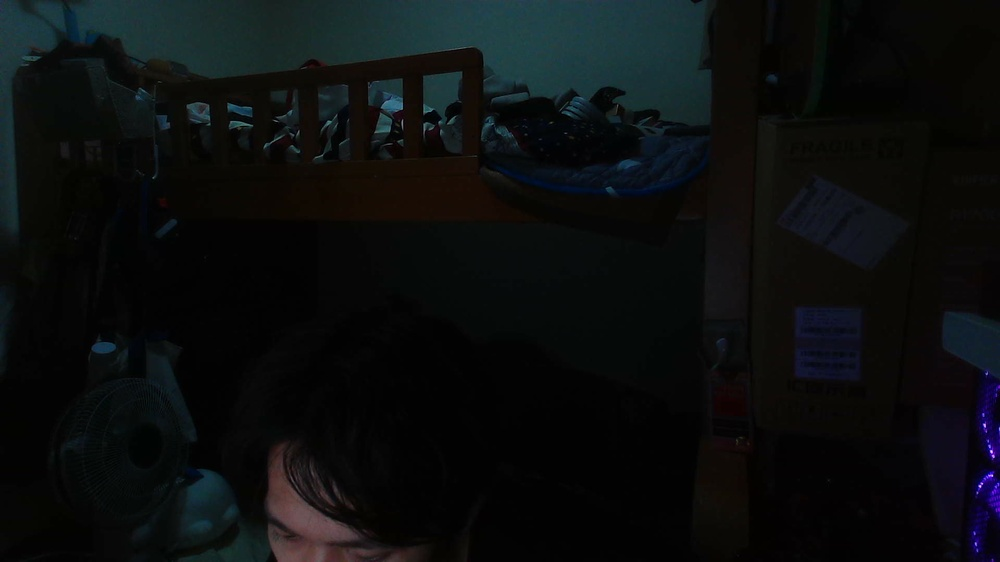
#> input picture aris_brain/cam_photo.jpg, 1000 x 562 px, shrunk from 1920 x 1080 before the run
$ python _analyze_img.py cam_photo.jpg
#> lines starting #> are read from the running program, lines starting #| are printed output that depends on the picture
"""分析图片特征"""
import sys, os, json
from PIL import Image
import numpy as np

path = sys.argv[1]
img = Image.open(path).convert("L")
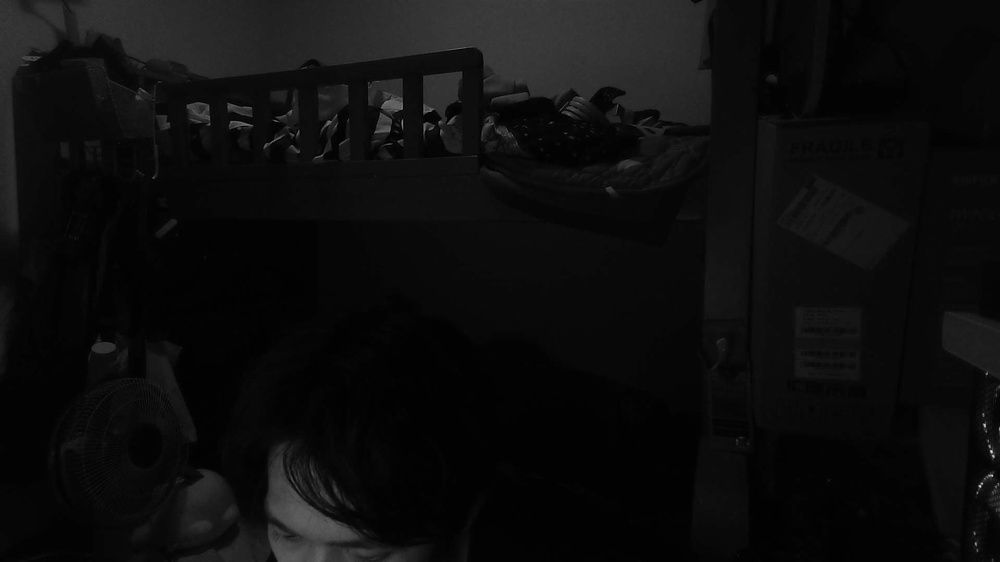
#> img: PIL image 1000x562 L; min 0, max 223, mean 13.2
arr = np.array(img)

white = int((arr > 200).sum())
#> white = 4
black = int((arr < 50).sum())
#> black = 537054
total = arr.size
#> total = 562000

result = {
    "path": path,
    "size": img.size,
    "white_pct": round(white / total * 100, 1),
    "black_pct": round(black / total * 100, 1),
    "other_pct": round((total - white - black) / total * 100, 1),
}
#> result = {'path': 'cam_photo.jpg', 'size': (1000, 562), 'white_pct': 0, 'black_pct': 95.6, 'other_pct': 4.4}
print(json.dumps(result))
#| {"path": "cam_photo.jpg", "size": [1000, 562], "white_pct": 0.0, "black_pct": 95.6, "other_pct": 4.4}
